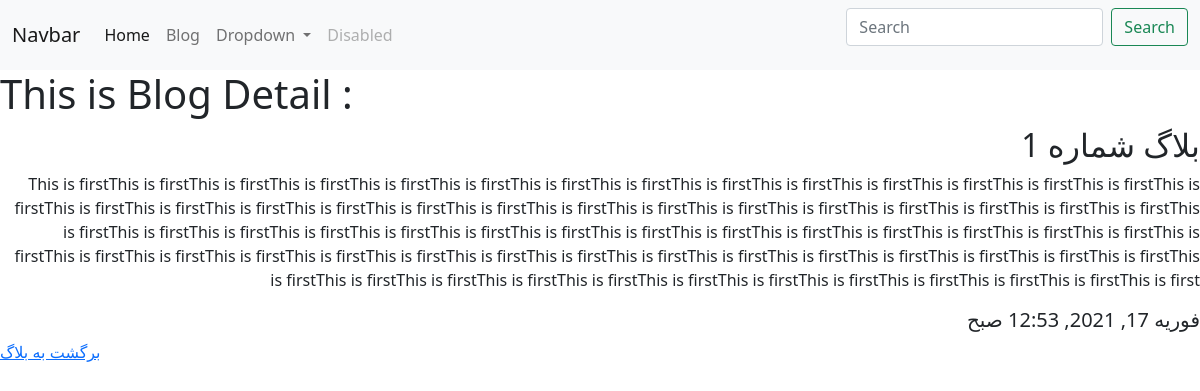
Page /blog/1/ on the committed database.
### blog/models.py (models this page shows, shortened)
class Blog(models.Model):
    title = models.CharField(max_length=200, verbose_name='عنوان')
    description = models.TextField(verbose_name='توضیحات')
    date_created = models.DateTimeField(
        auto_now_add=False, blank=True, null=True)
    class Meta:
        verbose_name = "بلاگ"
        verbose_name_plural = "بلاگ ها"

### blog/views.py (the view)
# urls.py: path('<int:blog_id>/', blog_detail, name="blog_detail")
def blog_detail(request, blog_id):
    blog = get_object_or_404(Blog, pk=blog_id)
    context = {
        "content":"This is Blog Detail :",
        "blog": blog
    }
    return render(request, "blog_detail.html", context)

### blog/templates/blog_detail.html
{% extends 'shared/base.html' %}
{% block content %}
<h1>{{ content }}</h1>
<h2 dir="rtl">{{ blog.title }}</h2>
<p dir="rtl">{{ blog.description }}</p>
<h5 dir="rtl">{{ blog.date_created }}</h5>
<a  href="{% url 'blog:blogs' %}">برگشت به بلاگ</a>
{% endblock %}

### rows in the picture
Blog: title "بلاگ شماره 1", description "This is firstThis is firstThis is firstThis is firstThis is firstThis is firstThis is firstThis is firstThis is firstThis is firstThis is firstThis is firstThis is firstThis is firstThis is firstThis is firstThis is firstThis is firstThis is firstThis is firstThis is firstThis is firstThis is firstThis is firstThis is firstThis is firstThis is firstThis is firstThis is firstThis is firstThis is firstThis is firstThis is firstThis is firstThis is firstThis is firstThis is firstThis is firstThis is firstThis is firstThis is firstThis is firstThis is firstThis is firstThis is firstThis is firstThis is firstThis is firstThis is firstThis is firstThis is firstThis is firstThis is firstThis is…", date_created "فوریه 17, 2021, 12:53 صبح"

### other values in the picture
{{ content }} "This is Blog Detail :"
